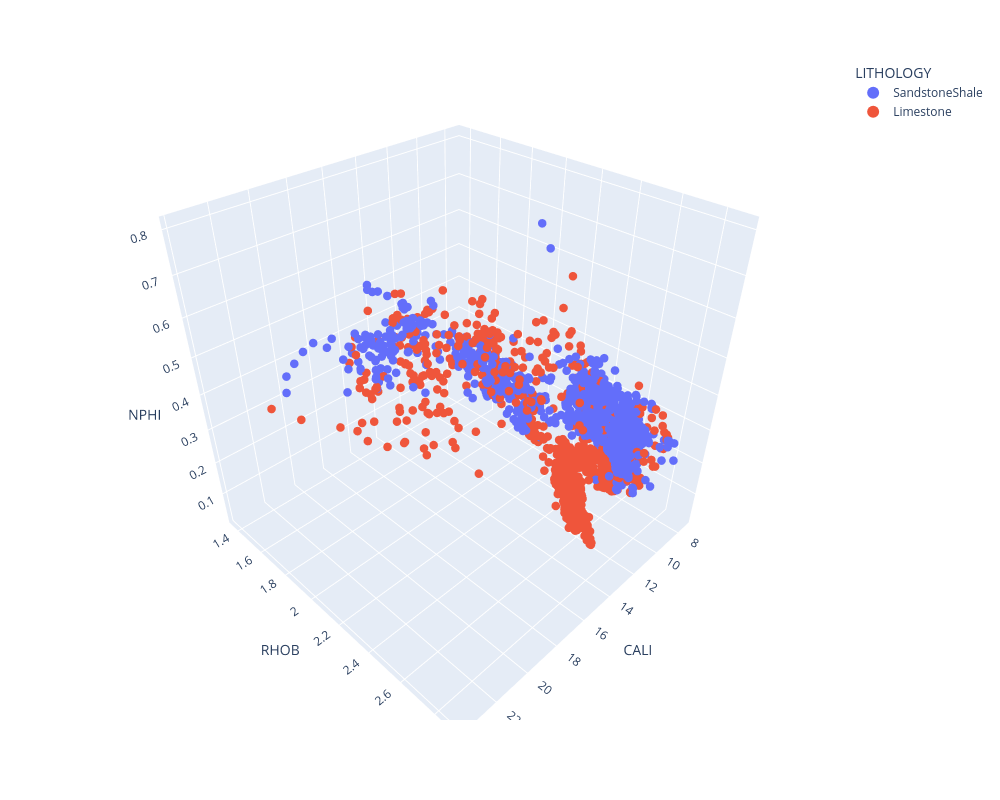

Here is the notebook cell this chart was saved with:
### Markdown cell above
#### 3D Visualization

### Code cell
# 3D plot using plotly, x: CALI, y: RHOB, z: NPHI, size: DTC, color: LITHOLOGY
import plotly.express as px
import plotly.graph_objects as go
# Change figure size
px.defaults.width = 1000
px.defaults.height = 800
fig = px.scatter_3d(dtdfraw, x='CALI', y='RHOB', z='NPHI', color='LITHOLOGY', size='DTC',
                    color_continuous_scale=px.colors.sequential.Viridis)
fig.update_traces(marker=dict(size=5))
fig.update_layout(scene=dict(xaxis_title='CALI', yaxis_title='RHOB', zaxis_title='NPHI'))
fig.show()

### Figure 1 — Plotly figure (JSON) as saved in the notebook; plotly's stock layout.template omitted (floating-point values rounded to 4 significant figures; data arrays with more than 128 entries replaced by an {"elided": "..."} marker saying what was removed)
{"data": [{"hovertemplate": "LITHOLOGY=SandstoneShale<br>CALI=%{x}<br>RHOB=%{y}<br>NPHI=%{z}<br>DTC=%{marker.size}<extra></extra>", "legendgroup": "SandstoneShale", "marker": {"color": "#636efa", "size": 5, "sizemode": "area", "sizeref": 0.4276, "symbol": "circle"}, "mode": "markers", "name": "SandstoneShale", "scene": "scene", "showlegend": true, "type": "scatter3d", "x": {"elided": "2386 float values"}, "y": {"elided": "2386 float values"}, "z": {"elided": "2386 float values"}}, {"hovertemplate": "LITHOLOGY=Limestone<br>CALI=%{x}<br>RHOB=%{y}<br>NPHI=%{z}<br>DTC=%{marker.size}<extra></extra>", "legendgroup": "Limestone", "marker": {"color": "#EF553B", "size": 5, "sizemode": "area", "sizeref": 0.4276, "symbol": "circle"}, "mode": "markers", "name": "Limestone", "scene": "scene", "showlegend": true, "type": "scatter3d", "x": {"elided": "2523 float values"}, "y": {"elided": "2523 float values"}, "z": {"elided": "2523 float values"}}], "layout": {"height": 800, "legend": {"itemsizing": "constant", "title": {"text": "LITHOLOGY"}, "tracegroupgap": 0}, "margin": {"t": 60}, "scene": {"domain": {"x": [0, 1], "y": [0, 1]}, "xaxis": {"title": {"text": "CALI"}}, "yaxis": {"title": {"text": "RHOB"}}, "zaxis": {"title": {"text": "NPHI"}}}, "width": 1000}}
